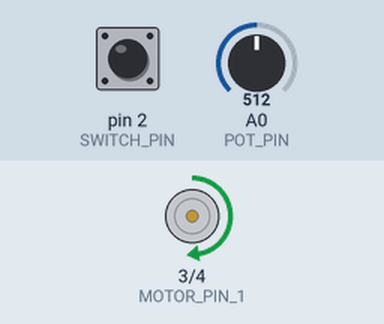
A sketch run on a simulated Arduino Uno, built with avr-gcc and run on an emulated ATmega328P. On the bench: motor-driver pin pairs drawn as motors (green arrow = first pin HIGH = forward, orange = second pin HIGH = backward, longer = more drive, scaled by the enable pin). The test bench sets the inputs (shaded band); at power-on: A0 (POT_PIN) = 512, pin 2 (SWITCH_PIN) LOW.

Above: at 1.2 s.
1.3 s: A0 (POT_PIN) set to 716
At 2.2 s:
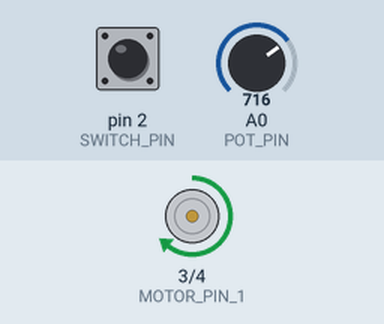
2.8 s: pin 2 (SWITCH_PIN) pulled HIGH for 0.15 s
At 2.87 s:
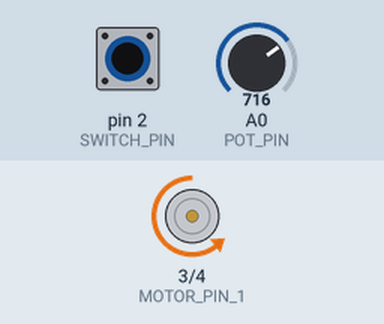
4.4 s: A0 (POT_PIN) set to 900
At 5.6 s:
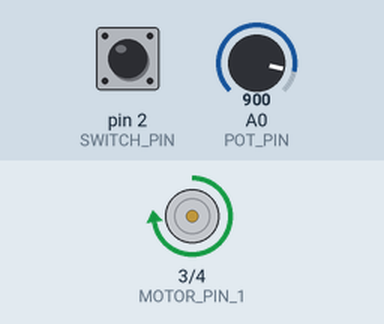
5.9 s: pin 2 (SWITCH_PIN) pulled HIGH for 1 s
At 6.7 s:
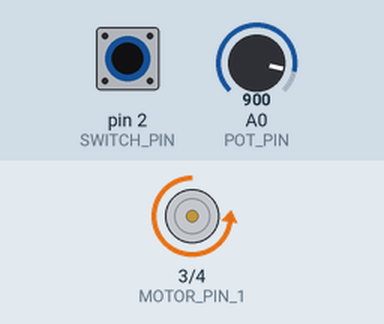
8.4 s: A0 (POT_PIN) set to 122
At 8.8 s:
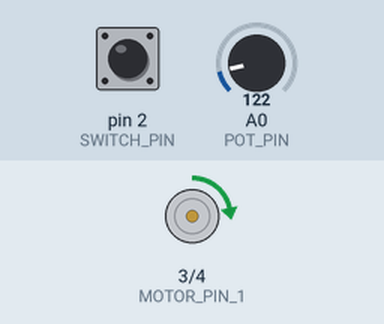
9.9 s: pin 2 (SWITCH_PIN) pulled HIGH for 0.15 s
At 9.97 s:
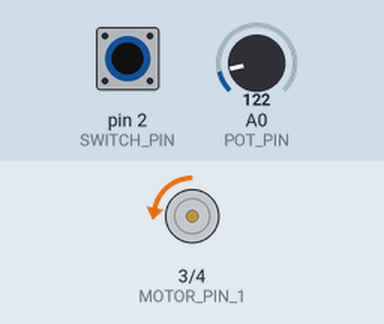
Timing chart, 0 to 12.5 s (numbered marks = the images above; inputs shaded):
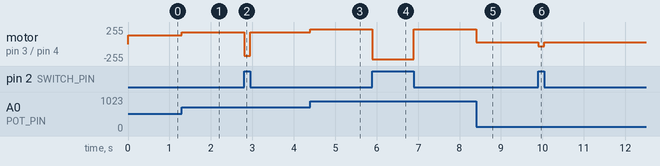

Measured:
- after the input at 1.3 s, motor on pin 3 (MOTOR_PIN_1) / pin 4 (MOTOR_PIN_2): forward 128/255 → forward 179/255 at once
- after the input at 2.8 s, motor on pin 3 (MOTOR_PIN_1) / pin 4 (MOTOR_PIN_2): forward 179/255 → backward 179/255 at once, → forward 179/255 0.15 s later
- after the input at 4.4 s, motor on pin 3 (MOTOR_PIN_1) / pin 4 (MOTOR_PIN_2): forward 179/255 → forward 225/255 at once
- after the input at 5.9 s, motor on pin 3 (MOTOR_PIN_1) / pin 4 (MOTOR_PIN_2): forward 225/255 → backward 225/255 at once, → forward 225/255 1.0 s later
- after the input at 8.4 s, motor on pin 3 (MOTOR_PIN_1) / pin 4 (MOTOR_PIN_2): forward 225/255 → forward 30/255 at once
- after the input at 9.9 s, motor on pin 3 (MOTOR_PIN_1) / pin 4 (MOTOR_PIN_2): forward 30/255 → backward 30/255 at once, → forward 30/255 0.15 s later

The sketch:

motor.ino
```cpp
#define SWITCH_PIN 2
#define MOTOR_PIN_1 3
#define MOTOR_PIN_2 4
#define SPEED_PIN 9
#define POT_PIN 0

int mSpeed = 0;

void setup()
{
    pinMode(SWITCH_PIN, INPUT);

    pinMode(MOTOR_PIN_1, OUTPUT);
    pinMode(MOTOR_PIN_2, OUTPUT);
    pinMode(SPEED_PIN, OUTPUT);
}

void loop()
{
    mSpeed = analogRead(POT_PIN) / 4;
    analogWrite(SPEED_PIN, mSpeed);
    if (digitalRead(SWITCH_PIN)) {
        digitalWrite(MOTOR_PIN_1, LOW);
        digitalWrite(MOTOR_PIN_2, HIGH);
    } else {
        digitalWrite(MOTOR_PIN_1, HIGH);
        digitalWrite(MOTOR_PIN_2, LOW);
    }
}
```
